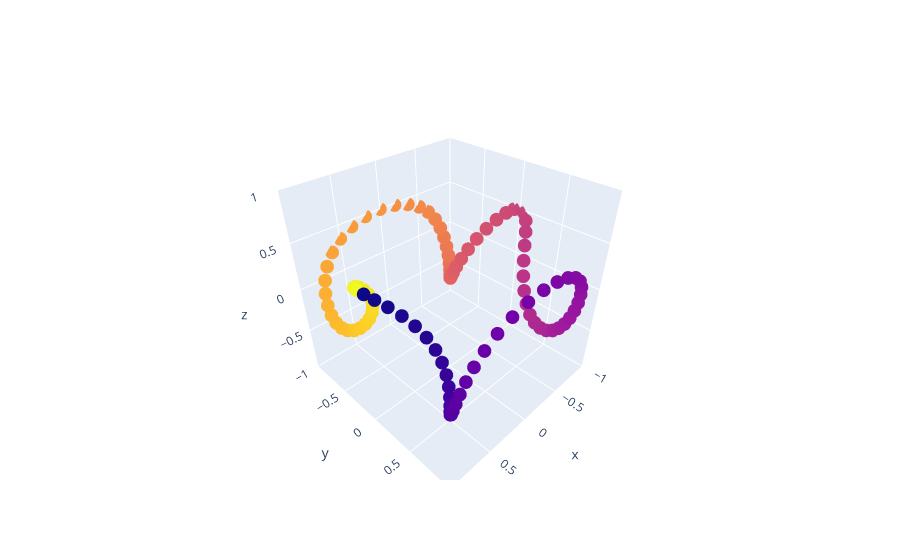

Notebook code for this chart:
### Code cell
Inner_Radius = 0.5

N = 100

def naturals(x):
    return [i for i in range(1,x+1)]

print(naturals(N))

Z = 1

def clock_increment(x):
    increment = 2*np.pi/x
    return increment

LOBES = 4

INNER_RADIUS = 0.25

OUTER_RADIUS = 0.75




def get_wave_in_air(n, z):
    points = []
    for i in naturals(n):
        #rotation_that_i_cant_describe = [0.5*np.cos(clock_increment(n/LOBES)*i)]
        points.append([np.cos(clock_increment(n)*i+0.5*np.sin(clock_increment(n/LOBES)*i)),
                       np.sin(clock_increment(n)*i),
                       0.5*np.cos(clock_increment(n/LOBES)*i)])
    return points
    
    

#points = [(0, 0, 0), (1, 2, 3), (2, 0, 1)]  # Replace with your function call.
x, y, z = zip(*get_wave_in_air(N,1))

fig.data = ()
fig.update_scenes(
    xaxis_range=[-1, 1],
    yaxis_range=[-1, 1],
    zaxis_range=[-1, 1],
    aspectmode="cube"
)
fig.add_scatter3d(x=x, y=y, z=z, mode="markers",marker=dict(color=np.linspace(0,1,N)))
fig.show()
